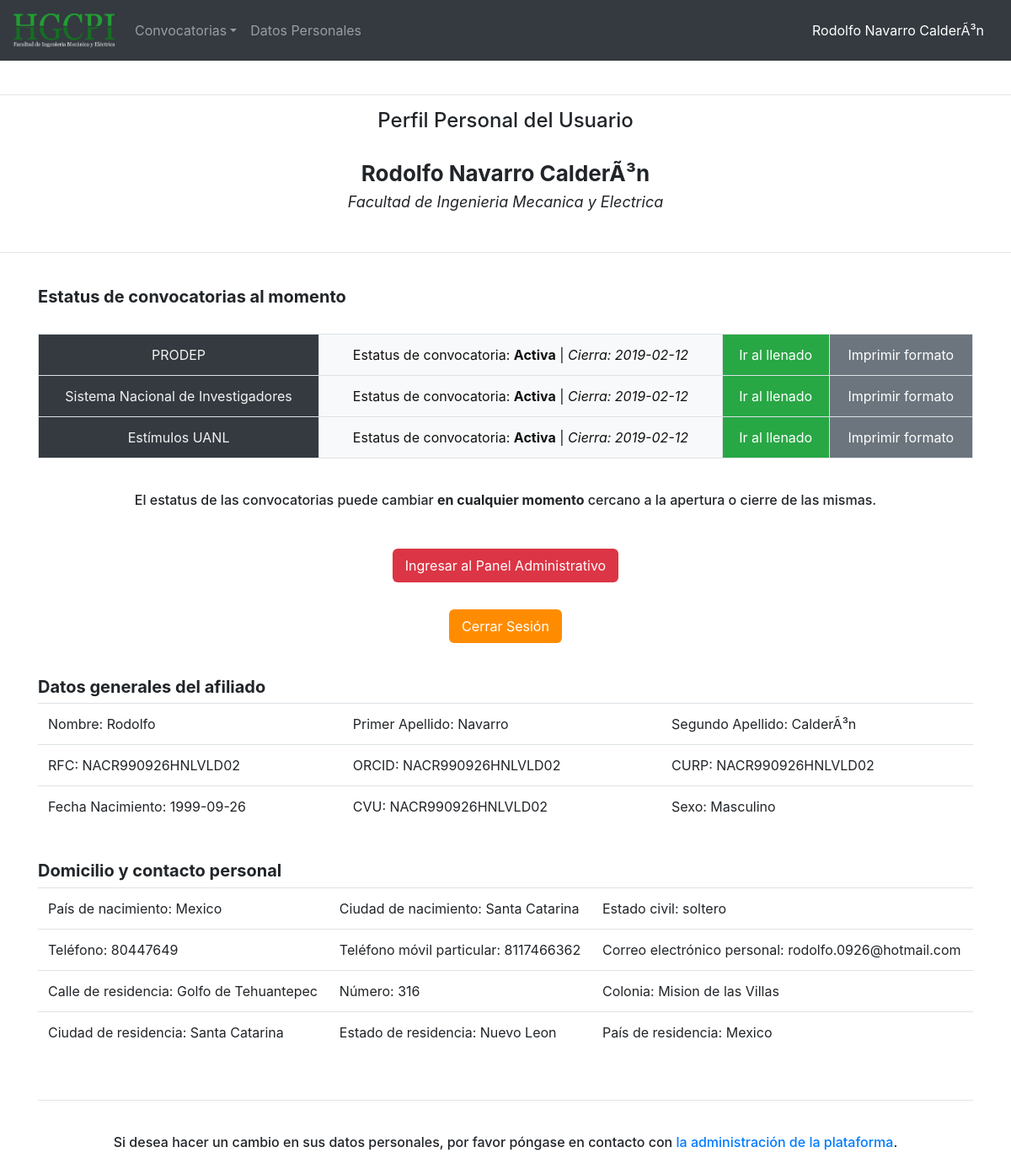
Page /perfil.php (signed in) on the earlier database version.
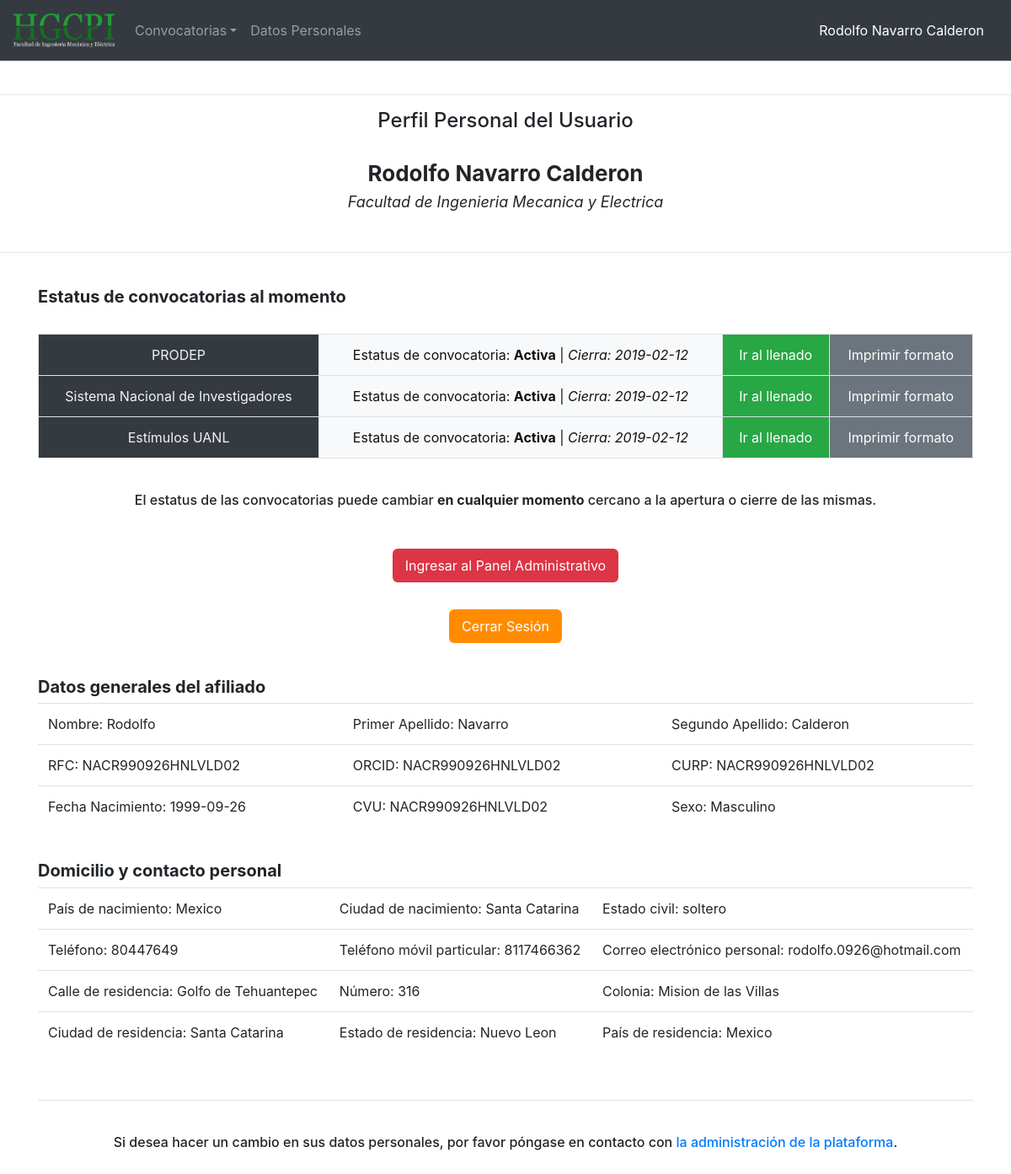
Same page on the later database version.
### tables this page shows
CREATE TABLE `usuario` (
  `idusuario` int(11) NOT NULL,
  `nombre` varchar(45) DEFAULT NULL,
  `ap_paterno` varchar(45) DEFAULT NULL,
  `ap_materno` varchar(45) DEFAULT NULL,
  `titulo` varchar(45) DEFAULT NULL,
  `curp` varchar(45) DEFAULT NULL,
  `rfc` varchar(45) DEFAULT NULL,
  `numero_cvu` varchar(45) DEFAULT NULL,
  `orcid` varchar(45) DEFAULT NULL,
  `fecha_nacimiento` date DEFAULT NULL,
  `sexo` varchar(45) DEFAULT NULL,
  `nacionalidad` varchar(45) DEFAULT NULL,
  `ciudad_nacimiento` varchar(45) DEFAULT NULL,
  `estado_civil` varchar(45) DEFAULT NULL,
  `telefono_particular` varchar(45) DEFAULT NULL,
  `telefono_movil` varchar(45) DEFAULT NULL,
  `correo_electronico_personal` varchar(45) DEFAULT NULL,
  `correo_instititucional` varchar(45) DEFAULT NULL,
  `num_emp` varchar(45) DEFAULT NULL,
  `calle_dom` varchar(45) DEFAULT NULL,
  `numero_exterior_dom` varchar(45) DEFAULT NULL,
  `numero_interior_dom` varchar(45) DEFAULT NULL,
  `colonia_residencia` varchar(100) DEFAULT NULL,
  `pais_residencia` varchar(100) DEFAULT NULL,
  `estado_residencia` varchar(100) DEFAULT NULL,
  `codigo_postal_dom` varchar(45) DEFAULT NULL,
  `ciudad_residencia` varchar(100) DEFAULT NULL,
  `ies_adscripcion` varchar(100) DEFAULT NULL,
  `cantidad_de_ingresos` int(11) DEFAULT NULL,
  `clave` varchar(100) DEFAULT NULL,
  `tipo_usuario` varchar(45) DEFAULT NULL
);

CREATE TABLE `convocatorias` (
  `nombre` varchar(200) NOT NULL,
  `fecha_cierre` date DEFAULT NULL,
  `estatus` varchar(45) DEFAULT NULL
);

### perfil.php (the view, shortened to what this page needs)
<?php
  $conexion=mysqli_connect('localhost','root','','hgcpi');
  $mysqli = new mysqli("localhost", "root", "", "hgcpi");
  $usuario = $_SESSION['usuario'];
  $sql="SELECT * FROM usuario WHERE idusuario='$usuario'";
  $result=mysqli_query($conexion,$sql);
  $mostrar=mysqli_fetch_array($result);
 ?>
<!DOCTYPE html>
<html lang="en">
<head>
	<link rel="stylesheet" type="text/css" href="css/bootstrap.min.css">
</head>
<body>
	<header>
              <nav class="navbar navbar-expand-lg navbar-dark bg-dark">
                  <a class="navbar-brand" href="index.php"><img src="img/logo.png" width="120" height="40" class="d-inline-block align-top"></a>
                  <div class="collapse navbar-collapse" id="navbarNavAltMarkup">
                    <ul class="navbar-nav mr-auto">
                      <li class="nav-item dropdown">
                        <a class="nav-link dropdown-toggle" href="#" id="navbarDropdownMenuLink" role="button" data-toggle="dropdown" aria-haspopup="true" aria-expanded="false">Convocatorias</a>
                      </li>
                      <li class="nav-item">
                      <a class="nav-link " href="perfil.php#datos">Datos Personales</a>
                      </li>
                      </ul>
                      <span class="navbar-text"><a class="nav-link" href="perfil.php"><?php echo $mostrar['nombre']." ".$mostrar['ap_paterno']." ".$mostrar['ap_materno']; ?></a></span>
                  </div>
            </nav>
    </header>
        <div class="row-mt-4">
          <br><hr>
          <center><h4>Perfil Personal del Usuario</h4></center><br>
          <center><h5 style="font-weight: normal; font-size: 26px;"><b><?php echo $mostrar['nombre']." ".$mostrar['ap_paterno']." ".$mostrar['ap_materno']; ?></b></h5></center>
          <center><h5 style="font-weight: normal; font-size: 18px;"><i><?php echo $mostrar['ies_adscripcion']?></i></h5></center>
        <br><hr><br>
        <div class="container" id="convocatorias">
          <h5><b>Estatus de convocatorias al momento</b></h5><br>
          <table class="table table-bordered">
            <tbody>
               <?php
                  $sql="SELECT * FROM convocatorias WHERE nombre='PRODEP'";
                  $result=mysqli_query($mysqli,$sql);
                  $mostrar=mysqli_fetch_array($result);
              ?>
              <tr>
                <td class="bg-dark"><a href="" style="display: block; color: #f2f2f2; text-decoration: none; text-align: center;">PRODEP</a></td>
                <td class="bg-light"><a href="" style="display: block; color: #111; text-decoration: none; text-align: center;">Estatus de convocatoria: <b><font color="#101010"><?php echo $mostrar['estatus']?></font></b> | <i>Cierra: <?php echo $mostrar['fecha_cierre']?></i></a></td>
                <td class="bg-success"><a href="estimulos.php" style="display: block; color: white; text-decoration: none; text-align: center;">Ir al llenado</a></td>
                <td class="bg-secondary"><a href="pdfs_prodep.php" style="display: block; color: white; text-decoration: none; text-align: center;">Imprimir formato</a></td>
              </tr>
              <?php
                  $sql="SELECT * FROM convocatorias WHERE nombre='SNI'";
                  $result=mysqli_query($mysqli,$sql);
                  $mostrar=mysqli_fetch_array($result);
              ?>
              <tr>
                <td class="bg-dark"><a href="" style="display: block; color: #f2f2f2; text-decoration: none; text-align: center;">Sistema Nacional de Investigadores</a></td>
                <td class="bg-light"><a href="" style="display: block; color: #111; text-decoration: none; text-align: center;">Estatus de convocatoria: <b><font color="#101010"><?php echo $mostrar['estatus']?></font></b> | <i>Cierra: <?php echo $mostrar['fecha_cierre']?></a></td>
                <td class="bg-success"><a href="sni.php" style="display: block; color: white; text-decoration: none; text-align: center;">Ir al llenado</a></td>
                <td class="bg-secondary"><a href="pdfs_sni.php" style="display: block; color: white; text-decoration: none; text-align: center;">Imprimir formato</a></td>
              </tr>
              <?php
                  $sql="SELECT * FROM convocatorias WHERE nombre='Estimulos'";
                  $result=mysqli_query($mysqli,$sql);
                  $mostrar=mysqli_fetch_array($result);
              ?>
              <tr>
                <td class="bg-dark"><a href="" style="display: block; color: #f2f2f2; text-decoration: none; text-align: center;">Estímulos UANL</a></td>
                <td class="bg-light"><a href="" style="display: block; color: #111; text-decoration: none; text-align: center;">Estatus de convocatoria: <b><font color="#101010"><?php echo $mostrar['estatus']?></font></b> | <i>Cierra: <?php echo $mostrar['fecha_cierre']?></a></td>
                <td class="bg-success"><a href="estimulos.php" style="display: block; color: white; text-decoration: none; text-align: center;">Ir al llenado</a></td>
                <td class="bg-secondary"><a href="pdfs_estimulos.php" style="display: block; color: white; text-decoration: none; text-align: center;">Imprimir formato</a></td>
              </tr>
            </tbody>
          </table><br>
          <h6><center>El estatus de las convocatorias puede cambiar <b>en cualquier momento</b> cercano a la apertura o cierre de las mismas.</center>
        </div>
        <?php
          $sql="SELECT * FROM usuario WHERE idusuario='$usuario'";
          $result=mysqli_query($mysqli,$sql);
          $mostrar=mysqli_fetch_array($result);
        ?>
        <div class="container">
          <?php
          if($mostrar['tipo_usuario'] == "admin")
          {
          ?>
          <br><br>
          <center><a href="admin.php" style="padding: 10px 15px; background-color: #dc3545; color: white; font-size: 16px; text-decoration: none; border-radius: 6px">Ingresar al Panel Administrativo</a></center>
          <?php
          }
          ?>
          <br><br>
          <center><a href="scripts/logout.php" style="padding: 10px 15px; background-color: darkorange; color: white; font-size: 16px; text-decoration: none; border-radius: 6px">Cerrar Sesión</a></center>
        </div>
        <div class="container" id="datos"><br><br>
            <h5><b>Datos generales del afiliado</b></h5>
            <table class="table">
          <tbody>
            <?php
            $sql="SELECT * FROM usuario WHERE idusuario='$usuario'";
            $result=mysqli_query($conexion,$sql);
            while($mostrar=mysqli_fetch_array($result)){
             ?>
            <tr>
              <tr>
              <td>Nombre: <?php echo $mostrar['nombre'] ?></td>
              <td>Primer Apellido: <?php echo $mostrar['ap_paterno'] ?></td>
              <td>Segundo Apellido: <?php echo $mostrar['ap_materno'] ?></td>
            </tr>
            <tr>
              <td>RFC: <?php echo $mostrar['rfc'] ?></td>
              <td>ORCID: <?php echo $mostrar['orcid'] ?></td>
              <td>CURP: <?php echo $mostrar['curp'] ?></td>
            </tr>
            <tr>
              <td>Fecha Nacimiento: <?php echo $mostrar['fecha_nacimiento'] ?></td>
              <td>CVU: <?php echo $mostrar['numero_cvu'] ?></td>
              <td>Sexo: <?php echo $mostrar['sexo'] ?></td>
            </tr>
              <?php
              }
            ?>
          </tbody>
        </table>
        <br>
         <h5><b>Domicilio y contacto personal</b></h5>
            <table class="table">
          <tbody class="">
            <?php
            $sql="SELECT * FROM usuario WHERE idusuario='$usuario'";
            $result=mysqli_query($conexion,$sql);
            while($mostrar=mysqli_fetch_array($result)){
             ?>
            <tr>
              <td>País de nacimiento: <?php echo $mostrar['pais_residencia'] ?></td>
              <td>Ciudad de nacimiento: <?php echo $mostrar['ciudad_nacimiento'] ?></td>
              <td>Estado civil: <?php echo $mostrar['estado_civil'] ?></td>
            </tr>
            <tr>
              <td>Teléfono: <?php echo $mostrar['telefono_particular'] ?></td>
              <td>Teléfono móvil particular: <?php echo $mostrar['telefono_movil'] ?></td>
              <td>Correo electrónico personal: <?php echo $mostrar['correo_electronico_personal'] ?></td>
            </tr>
            <tr>
              <td>Calle de residencia: <?php echo $mostrar['calle_dom'] ?></td>
              <td>Número: <?php echo $mostrar['numero_exterior_dom'] ?></td>
              <td>Colonia: <?php echo $mostrar['colonia_residencia'] ?></td>
            </tr>
            <tr>
              <td>Ciudad de residencia: <?php echo $mostrar['ciudad_residencia'] ?></td>
              <td>Estado de residencia: <?php echo $mostrar['estado_residencia'] ?></td>
              <td>País de residencia: <?php echo $mostrar['pais_residencia'] ?></td>
            </tr>
            <?php
              }
            ?>
          </tbody>
        </table>
        <br><hr><br>
        </div>
        <div class="container">
         <h6><center>Si desea hacer un cambio en sus datos personales, por favor póngase en contacto con <a href="mailto:hgcpi_fime@gmail.com">la administración de la plataforma</a>.</center></h6><br>
        </div>
        </div>
</body>
</html>

Differences in the rows shown:
changed usuario "Rodolfo": ap_materno "CalderÃ³n" → "Calderon"
